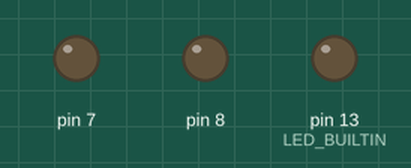
Bench run of a sketch on a simulated Arduino Uno, built with avr-gcc and run on an emulated ATmega328P. On the bench: output pins drawn as LEDs (lit = HIGH).

Above: at 0.5 s.
At 1.5 s:
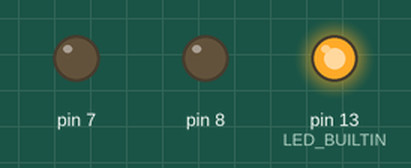
At 2.5 s:
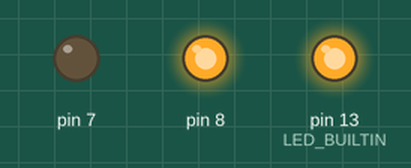
At 3.5 s:
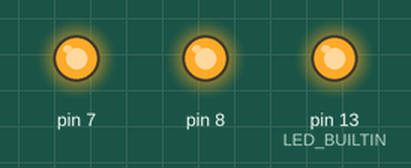
At 4.5 s:
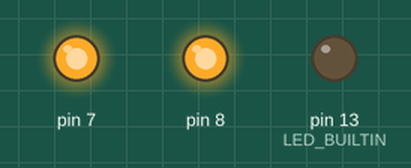
At 5.5 s:
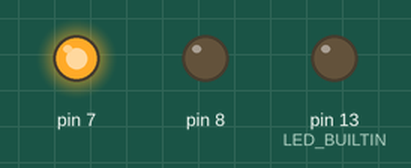
Timing chart, 0 to 7.8 s (numbered marks = the images above):
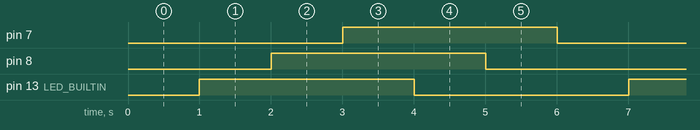

Measured:
- by itself, pin 7, pin 8, pin 13 (LED_BUILTIN): alternates HIGH for 3.0 s and LOW for 3.0 s
- by itself, everything shown: repeats every 6.0 s, in 6 steps

The sketch:

njain36lab1.ino
```cpp
// Nilesh Jain - 653929943
// Lab 1 - Get started with Arduino
// This code is supposed to blink 3 LED lights separately
// Youtube link - https://youtu.be/9l4zBByIy6M

int ledState1 = LOW;
int ledState2 = LOW;
int ledState3 = LOW;
unsigned long previousMillis1 = 0;
unsigned long previousMillis2 = 0;
unsigned long previousMillis3 = 0;
const long interval = 1000;

void setup() {
  // put your setup code here, to run once:
  pinMode(LED_BUILTIN, OUTPUT);
  pinMode(8,OUTPUT);
  pinMode(7,OUTPUT);
//  LEDtimer = millis();
//  redLEDtimer = millis();
//  greenLEDtimer = millis();
}

void my_delay(const long interval) {
  unsigned long t0 = millis();
  unsigned long t1 = millis();
  while(t1-t0 <= interval) {
    t1 = millis();
  }
}

void loop() {
  // put your main code here, to run repeatedly:

  unsigned long currentMillis = millis();
  if(currentMillis - previousMillis1 >= interval){
    previousMillis1 = currentMillis;

    if(ledState1 == LOW){
      ledState1 = HIGH;
//      ledState2 = LOW;
//      ledState3 = LOW;
    }
    else {
      ledState1 = LOW;
//      ledState2 = LOW;
//      ledState3 = LOW;
    }
    digitalWrite(LED_BUILTIN,ledState1);
//    digitalWrite(8,ledState2);
//    digitalWrite(7,ledState3);
    my_delay(1000);

//    previousMillis1 = millis();
  }

  if(currentMillis - previousMillis2 >= interval){
    previousMillis2 = currentMillis;

    if(ledState2 == LOW){
      ledState2 = HIGH;
//      ledState1 = LOW;
//      ledState3 = LOW;
    }
    else {
      ledState2 = LOW;
//      ledState1 = LOW;
//      ledState3 = LOW;
    }
    digitalWrite(8,ledState2);
//    digitalWrite(LED_BUILTIN,ledState1);
//    digitalWrite(7,ledState3);
    my_delay(1000);
//    previousMillis2 = millis();
  }

  if(currentMillis - previousMillis3 >= interval){
    previousMillis3 = currentMillis;

    if(ledState3 == LOW){
      ledState3 = HIGH;
//      ledState1 = LOW;
//      ledState2 = LOW;
    }
    else {
      ledState3 = LOW;
//      ledState1 = LOW;
//      ledState2 = LOW;
    }
    digitalWrite(7,ledState3);
//    digitalWrite(8,ledState2);
//    digitalWrite(LED_BUILTIN,ledState1);
    my_delay(1000);
//    previousMillis3 = millis();
  }

//  digitalWrite(LED_BUILTIN,HIGH);
//  digitalWrite(8,LOW);
//  digitalWrite(7,LOW);
//  delay(1000);
//  digitalWrite(LED_BUILTIN,LOW);
//  digitalWrite(8,HIGH);
//  digitalWrite(7,LOW);
//  delay(1000);
//  digitalWrite(LED_BUILTIN,LOW);
//  digitalWrite(8,LOW);
//  digitalWrite(7,HIGH);
//  delay(1000);
}
```
